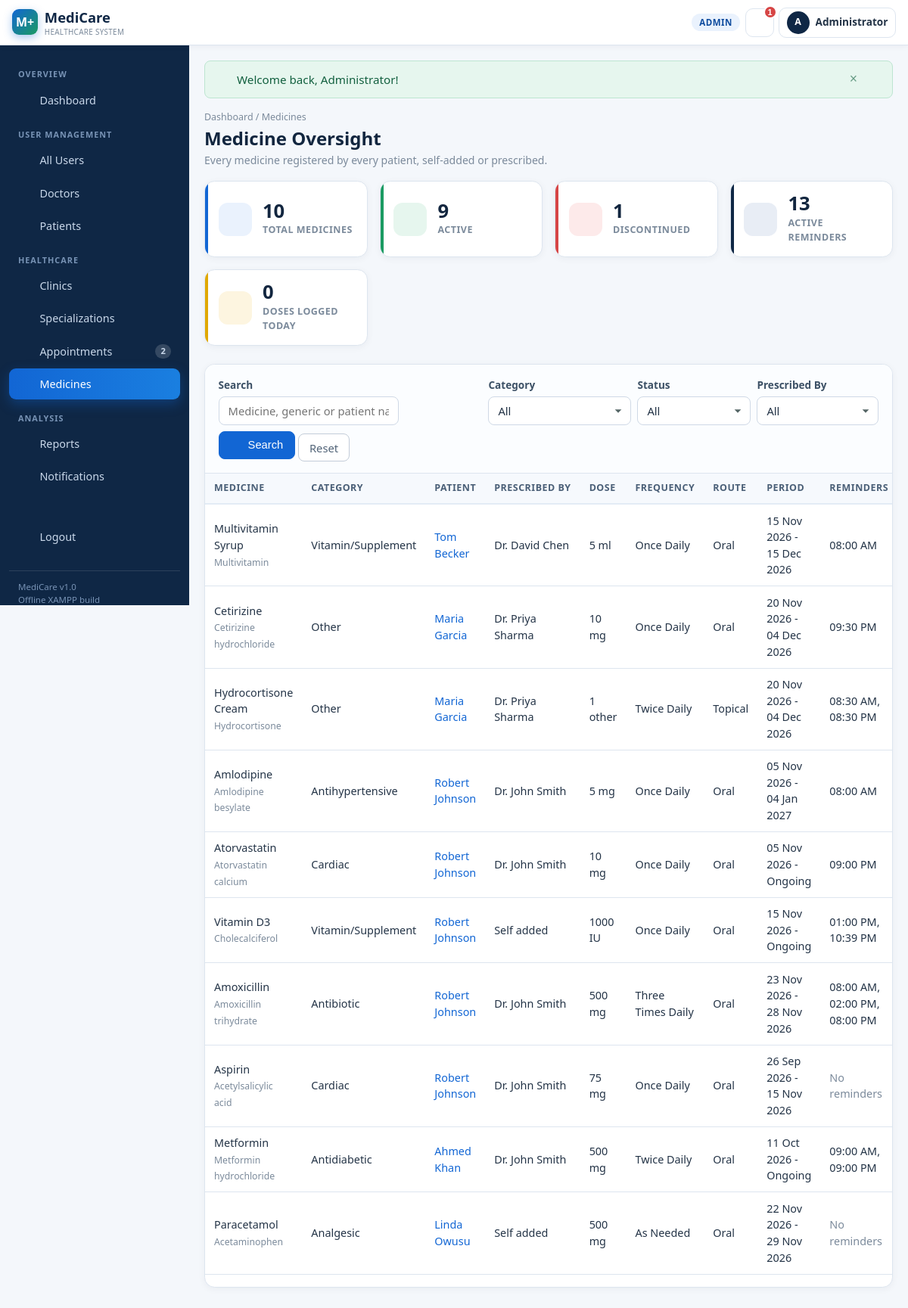
The page /admin/medicines.php (signed in) on the database its author committed.
### tables this page shows
CREATE TABLE `medicines` (
    `id`            INT UNSIGNED NOT NULL AUTO_INCREMENT,
    `patient_id`    INT UNSIGNED NOT NULL,
    `prescribed_by` INT UNSIGNED DEFAULT NULL COMMENT 'doctors.id, NULL = self added',
    `medicine_name` VARCHAR(120) NOT NULL,
    `generic_name`  VARCHAR(120) DEFAULT NULL,
    `category`      VARCHAR(60)  DEFAULT NULL,
    `dosage`        VARCHAR(30)  NOT NULL COMMENT 'numeric/text part e.g. 500',
    `dose_unit`     ENUM('mg','g','ml','tablet','capsule','drop','puff','unit','IU','other')
                    NOT NULL DEFAULT 'mg',
    `quantity`      VARCHAR(30) DEFAULT NULL COMMENT 'e.g. 1 tablet per dose',
    `frequency`     ENUM('Once Daily','Twice Daily','Three Times Daily','Four Times Daily',
                         'Every 4 Hours','Every 6 Hours','Every 8 Hours','Every 12 Hours','As Needed')
                    NOT NULL DEFAULT 'Once Daily',
    `route`         ENUM('Oral','Injection','Topical','Inhalation','Sublingual','Other')
                    NOT NULL DEFAULT 'Oral',
    `start_date`    DATE NOT NULL,
    `end_date`      DATE DEFAULT NULL COMMENT 'NULL = ongoing',
    `instructions`  VARCHAR(200) DEFAULT NULL,
    `notes`         TEXT DEFAULT NULL,
    `status`        ENUM('active','inactive','discontinued') NOT NULL DEFAULT 'active',
    `created_at`    DATETIME NOT NULL DEFAULT CURRENT_TIMESTAMP,
    PRIMARY KEY (`id`),
    KEY `idx_med_patient_status` (`patient_id`,`status`),
    KEY `idx_med_doctor` (`prescribed_by`),
    KEY `idx_med_dates` (`start_date`,`end_date`),
    CONSTRAINT `fk_med_patient`
        FOREIGN KEY (`patient_id`) REFERENCES `patients` (`id`)
        ON DELETE RESTRICT ON UPDATE CASCADE,
    CONSTRAINT `fk_med_doctor`
        FOREIGN KEY (`prescribed_by`) REFERENCES `doctors` (`id`)
        ON DELETE SET NULL ON UPDATE CASCADE
);

CREATE TABLE `doctors` (
    `id`                INT UNSIGNED NOT NULL AUTO_INCREMENT,
    `user_id`           INT UNSIGNED NOT NULL,
    `clinic_id`         INT UNSIGNED DEFAULT NULL,
    `specialization_id` INT UNSIGNED DEFAULT NULL,
    `first_name`        VARCHAR(60) NOT NULL,
    `last_name`         VARCHAR(60) NOT NULL,
    `gender`            ENUM('Male','Female','Other') NOT NULL DEFAULT 'Male',
    `date_of_birth`     DATE DEFAULT NULL,
    `phone`             VARCHAR(20) NOT NULL,
    `qualification`     VARCHAR(120) DEFAULT NULL,
    `license_number`    VARCHAR(50)  NOT NULL,
    `experience_years`  TINYINT UNSIGNED NOT NULL DEFAULT 0,
    `consultation_fee`  DECIMAL(10,2) NOT NULL DEFAULT 0.00,
    `address`           VARCHAR(200) DEFAULT NULL,
    `bio`               TEXT DEFAULT NULL,
    `status`            ENUM('active','inactive') NOT NULL DEFAULT 'active',
    `created_at`        DATETIME NOT NULL DEFAULT CURRENT_TIMESTAMP,
    PRIMARY KEY (`id`),
    UNIQUE KEY `uq_doctor_user`    (`user_id`),
    UNIQUE KEY `uq_doctor_license` (`license_number`),
    KEY `idx_doctor_clinic` (`clinic_id`),
    KEY `idx_doctor_spec`   (`specialization_id`),
    KEY `idx_doctor_status` (`status`),
    CONSTRAINT `fk_doctors_user`
        FOREIGN KEY (`user_id`) REFERENCES `users` (`id`)
        ON DELETE CASCADE ON UPDATE CASCADE,
    CONSTRAINT `fk_doctors_clinic`
        FOREIGN KEY (`clinic_id`) REFERENCES `clinics` (`id`)
        ON DELETE SET NULL ON UPDATE CASCADE,
    CONSTRAINT `fk_doctors_spec`
        FOREIGN KEY (`specialization_id`) REFERENCES `specializations` (`id`)
        ON DELETE SET NULL ON UPDATE CASCADE
);

### config/database.php (called while the page is built, shortened)
<?php
function db()
{
    static $conn = null;
    if ($conn instanceof mysqli) {
        return $conn;
    }
    try {
        $conn = new mysqli(DB_HOST, DB_USER, DB_PASS, DB_NAME, DB_PORT);
        $conn->set_charset('utf8mb4');
        $offset = (new DateTime('now', new DateTimeZone(APP_TIMEZONE)))->format('P');
        if (preg_match('/^[+-]\d{2}:\d{2}$/', $offset)) {
            $conn->query("SET time_zone = '" . $offset . "'");
        }
    } catch (Throwable $e) {
        db_fail('Unable to connect to the database.', $e);
    }
    return $conn;
}
function db_stmt($sql, array $params = [])
{
    $conn = db();
    try {
        $stmt = $conn->prepare($sql);
        if (!empty($params)) {
            $types = '';
            foreach ($params as $p) {
                if (is_int($p))          { $types .= 'i'; }
                elseif (is_float($p))    { $types .= 'd'; }
                else                     { $types .= 's'; }
            }
            $stmt->bind_param($types, ...$params);
        }
        $stmt->execute();
        return $stmt;
    } catch (Throwable $e) {
        db_fail('The system could not complete that database operation.', $e);
    }
}
function db_all($sql, array $params = [])
{
    $stmt = db_stmt($sql, $params);
    $res  = $stmt->get_result();
    $rows = $res ? $res->fetch_all(MYSQLI_ASSOC) : [];
    return $rows;
}
function db_row($sql, array $params = [])
{
    $stmt = db_stmt($sql, $params);
    $res  = $stmt->get_result();
    $row  = $res ? $res->fetch_assoc() : null;
    return $row ?: null;
}
function db_scalar($sql, array $params = [], $default = 0)
{
    $row = db_row($sql, $params);
    $value = reset($row);
    return $value === null ? $default : $value;
}

### admin/medicines.php (the view, shortened to what this page needs)
<?php
require_once __DIR__ . '/../includes/medicine.php';
$search   = get_param('q');
$where  = []; $params = [];
$whereSql = $where ? 'WHERE ' . implode(' AND ', $where) : '';
$total = (int) db_scalar(
    "SELECT COUNT(*) FROM medicines m
       JOIN patients p ON p.id = m.patient_id
       LEFT JOIN doctors d ON d.id = m.prescribed_by
       $whereSql",
    $params
);
$pg   = paginate($total);
$rows = db_all(
    "SELECT m.*, CONCAT(p.first_name,' ',p.last_name) AS patient_name,
            d.first_name AS doc_first, d.last_name AS doc_last
       FROM medicines m
       JOIN patients p ON p.id = m.patient_id
       LEFT JOIN doctors d ON d.id = m.prescribed_by
       $whereSql
      ORDER BY m.created_at DESC
      LIMIT ? OFFSET ?",
    array_merge($params, [$pg['per_page'], $pg['offset']])
);
$statTotalMeds       = (int) db_scalar('SELECT COUNT(*) FROM medicines');
$statActiveMeds      = (int) db_scalar("SELECT COUNT(*) FROM medicines WHERE status = 'active'");
$statDiscontinued    = (int) db_scalar("SELECT COUNT(*) FROM medicines WHERE status = 'discontinued'");
$statActiveReminders = (int) db_scalar("SELECT COUNT(*) FROM medicine_reminders WHERE status = 'active'");
$statDosesToday      = (int) db_scalar('SELECT COUNT(*) FROM medicine_logs WHERE DATE(action_time) = CURDATE()');
include __DIR__ . '/../includes/header.php';
?>
<div class="page-head">
  <div>
    <div class="breadcrumbs"><a href="<?= e(url('admin/dashboard.php')) ?>">Dashboard</a> / Medicines</div>
    <h1>Medicine Oversight</h1>
    <div class="sub">Every medicine registered by every patient, self-added or prescribed.</div>
  </div>
</div>
<div class="stat-grid">
  <div class="stat"><div class="stat-ic"><?= icon('pill') ?></div>
    <div><div class="stat-value"><?= $statTotalMeds ?></div><div class="stat-label">Total Medicines</div></div></div>
  <div class="stat green"><div class="stat-ic"><?= icon('check-circle') ?></div>
    <div><div class="stat-value"><?= $statActiveMeds ?></div><div class="stat-label">Active</div></div></div>
  <div class="stat red"><div class="stat-ic"><?= icon('close') ?></div>
    <div><div class="stat-value"><?= $statDiscontinued ?></div><div class="stat-label">Discontinued</div></div></div>
  <div class="stat navy"><div class="stat-ic"><?= icon('bell') ?></div>
    <div><div class="stat-value"><?= $statActiveReminders ?></div><div class="stat-label">Active Reminders</div></div></div>
  <div class="stat amber"><div class="stat-ic"><?= icon('history') ?></div>
    <div><div class="stat-value"><?= $statDosesToday ?></div><div class="stat-label">Doses Logged Today</div></div></div>
</div>
<div class="table-card mt-4">
  <form class="filter-bar" method="get">
    <div class="grow">
      <label class="form-label">Search</label>
      <input type="text" class="form-control" name="q" value="<?= e($search) ?>" placeholder="Medicine, generic or patient name">
    </div>
    <div>
      <label class="form-label">Category</label>
      <select class="form-select auto-submit" name="category">
        <option value="">All</option>
      </select>
    </div>
    <div>
      <label class="form-label">Status</label>
      <select class="form-select auto-submit" name="status">
        <option value="">All</option>
      </select>
    </div>
    <div>
      <label class="form-label">Prescribed By</label>
      <select class="form-select auto-submit" name="doctor_id">
        <option value="">All</option>
      </select>
    </div>
    <div>
      <button class="btn btn-primary"><?= icon('search') ?> Search</button>
      <a class="btn btn-outline-secondary" href="<?= e(url('admin/medicines.php')) ?>">Reset</a>
    </div>
  </form>
  <div class="table-responsive">
    <table class="table table-hover align-middle">
      <thead>
        <tr>
          <th>Medicine</th><th>Category</th><th>Patient</th><th>Prescribed By</th>
          <th>Dose</th><th>Frequency</th><th>Route</th><th>Period</th>
          <th>Reminders</th><th>Status</th><th class="text-end">Actions</th>
        </tr>
      </thead>
      <tbody>
      <?php if (!$rows): ?>
        <tr><td colspan="11"><div class="empty"><?= icon('search') ?><div>No medicines found.</div></div></td></tr>
      <?php else: foreach ($rows as $r): ?>
        <tr>
          <td><?= e($r['medicine_name']) ?><br><span class="text-muted small"><?= e($r['generic_name'] ?: '-') ?></span></td>
          <td><?= e($r['category'] ?: '-') ?></td>
          <td><a href="<?= e(url('admin/patient_view.php?id=' . (int) $r['patient_id'])) ?>"><?= e($r['patient_name']) ?></a></td>
          <td><?= $r['prescribed_by'] ? 'Dr. ' . e($r['doc_first'] . ' ' . $r['doc_last']) : 'Self added' ?></td>
          <td><?= e($r['dosage'] . ' ' . $r['dose_unit']) ?></td>
          <td><?= e($r['frequency']) ?></td>
          <td><?= e($r['route']) ?></td>
          <td><?= e(format_date($r['start_date'])) ?> - <?= $r['end_date'] ? e(format_date($r['end_date'])) : 'Ongoing' ?></td>
          <td><?= reminder_times_label($r['id']) ?></td>
        </tr>
      <?php endforeach; endif; ?>
      </tbody>
    </table>
  </div>
  <div class="px-3 pb-3">
  </div>
</div>
<?php include __DIR__ . '/../includes/footer.php'; ?>

### includes/medicine.php (shortened to what this page needs)
<?php
require_once __DIR__ . '/functions.php';
function medicine_reminder_times($medicineId, $activeOnly = true)
{
    $sql = 'SELECT reminder_time FROM medicine_reminders WHERE medicine_id = ?';
    if ($activeOnly) { $sql .= " AND status = 'active'"; }
    $rows = db_all($sql . ' ORDER BY reminder_time', [(int) $medicineId]);
    return array_map(function ($r) { return substr($r['reminder_time'], 0, 5); }, $rows);
}
function reminder_times_label($medicineId)
{
    $times = medicine_reminder_times($medicineId);
    if (!$times) { return '<span class="text-muted">No reminders</span>'; }
    $out = [];
    foreach ($times as $t) { $out[] = format_time($t); }
    return e(implode(', ', $out));
}

### assets/css/style.css (style rules this page uses)
:root { --mc-primary:#1266d4; --mc-primary-dark:#0f4c9e; --mc-navy:#0f2745; --mc-accent:#1a9b62; --mc-bg:#f4f7fb; --mc-line:#dde5ef; --mc-muted:#7b8a9b; --mc-sidebar-w:250px; }
body { background:var(--mc-bg) }
.page-head { display:flex;align-items:flex-end;justify-content:space-between;gap:1rem; flex-wrap:wrap;margin-bottom:1.1rem }
.page-head h1 { font-size:1.5rem;margin:0 }
.page-head .sub { color:var(--mc-muted);font-size:.88rem;margin-top:.2rem }
.breadcrumbs { font-size:.78rem;color:var(--mc-muted);margin-bottom:.15rem }
.breadcrumbs a { color:var(--mc-muted) }
.stat-grid { display:grid;gap:1rem;grid-template-columns:repeat(auto-fit,minmax(215px,1fr)); margin-bottom:1.25rem }
.stat { background:#fff;border:1px solid var(--mc-line);border-radius:.85rem;padding:1rem 1.1rem; display:flex;align-items:center;gap:.9rem;box-shadow:0 2px 10px rgba(16,42,67,.05); position:relative;overflow:hidden }
.stat::after { content:"";position:absolute;left:0;top:0;bottom:0;width:4px;background:var(--mc-primary) }
.stat.green::after { background:var(--mc-accent) }
.stat.amber::after { background:#e0a800 }
.stat.red::after { background:#d64545 }
.stat.navy::after { background:var(--mc-navy) }
.stat-ic { width:44px;height:44px;border-radius:12px;display:flex;align-items:center; justify-content:center;background:#eaf2fd;color:var(--mc-primary);flex:0 0 auto }
.stat.green .stat-ic { background:#e6f6ee;color:var(--mc-accent) }
.stat.amber .stat-ic { background:#fdf5e0;color:#b98900 }
.stat.red .stat-ic { background:#fdeaea;color:#d64545 }
.stat.navy .stat-ic { background:#e8edf5;color:var(--mc-navy) }
.stat-value { font-size:1.6rem;font-weight:700;line-height:1;color:#12263f }
.stat-label { font-size:.78rem;color:var(--mc-muted);text-transform:uppercase; letter-spacing:.04em;font-weight:600;margin-top:.25rem }
.table-card { background:#fff;border:1px solid var(--mc-line);border-radius:.85rem; box-shadow:0 2px 10px rgba(16,42,67,.05);overflow:hidden;margin-bottom:1.25rem }
.table-card .table { margin:0 }
.filter-bar { display:flex;flex-wrap:wrap;gap:.5rem;align-items:flex-end; padding:.9rem 1.1rem;background:#fbfdff;border-bottom:1px solid var(--mc-line) }
.filter-bar .form-control,.filter-bar .form-select { min-width:150px;width:auto }
.filter-bar .grow { flex:1 1 220px }

### rows shown on the page
medicines: medicine_name "Multivitamin Syrup", generic_name "Multivitamin", category "Vitamin/Supplement", patient_name "Tom Becker", prescribed_by.last_name "David Chen", dosage+dose_unit "5 ml", frequency "Once Daily", route "Oral", start_date "15 Nov 2026", end_date "15 Dec 2026", id "08:00 AM"
medicines: medicine_name "Cetirizine", generic_name "Cetirizine hydrochloride", category "Other", patient_name "Maria Garcia", prescribed_by.last_name "Priya Sharma", dosage+dose_unit "10 mg", frequency "Once Daily", route "Oral", start_date "20 Nov 2026", end_date "04 Dec 2026", id "09:30 PM"
medicines: medicine_name "Hydrocortisone Cream", generic_name "Hydrocortisone", category "Other", patient_name "Maria Garcia", prescribed_by.last_name "Priya Sharma", dosage+dose_unit "1 other", frequency "Twice Daily", route "Topical", start_date "20 Nov 2026", end_date "04 Dec 2026", id "08:30 AM, 08:30 PM"
medicines: medicine_name "Amlodipine", generic_name "Amlodipine besylate", category "Antihypertensive", patient_name "Robert Johnson", prescribed_by.last_name "John Smith", dosage+dose_unit "5 mg", frequency "Once Daily", route "Oral", start_date "05 Nov 2026", end_date "04 Jan 2027", id "08:00 AM"
medicines: medicine_name "Atorvastatin", generic_name "Atorvastatin calcium", category "Cardiac", patient_name "Robert Johnson", prescribed_by.last_name "John Smith", dosage+dose_unit "10 mg", frequency "Once Daily", route "Oral", start_date "05 Nov 2026", shows "Ongoing", id "09:00 PM"
medicines: medicine_name "Vitamin D3", generic_name "Cholecalciferol", category "Vitamin/Supplement", patient_name "Robert Johnson", shows "Self added", dosage+dose_unit "1000 IU", frequency "Once Daily", route "Oral", start_date "15 Nov 2026", shows "Ongoing", id "01:00 PM, 10:39 PM"
medicines: medicine_name "Amoxicillin", generic_name "Amoxicillin trihydrate", category "Antibiotic", patient_name "Robert Johnson", prescribed_by.last_name "John Smith", dosage+dose_unit "500 mg", frequency "Three Times Daily", route "Oral", start_date "23 Nov 2026", end_date "28 Nov 2026", id "08:00 AM, 02:00 PM, 08:00 PM"
medicines: medicine_name "Aspirin", generic_name "Acetylsalicylic acid", category "Cardiac", patient_name "Robert Johnson", prescribed_by.last_name "John Smith", dosage+dose_unit "75 mg", frequency "Once Daily", route "Oral", start_date "26 Sep 2026", end_date "15 Nov 2026", shows "No reminders"
medicines: medicine_name "Metformin", generic_name "Metformin hydrochloride", category "Antidiabetic", patient_name "Ahmed Khan", prescribed_by.last_name "John Smith", dosage+dose_unit "500 mg", frequency "Twice Daily", route "Oral", start_date "11 Oct 2026", shows "Ongoing", id "09:00 AM, 09:00 PM"
medicines: medicine_name "Paracetamol", generic_name "Acetaminophen", category "Analgesic", patient_name "Linda Owusu", shows "Self added", dosage+dose_unit "500 mg", frequency "As Needed", route "Oral", start_date "22 Nov 2026", end_date "29 Nov 2026", shows "No reminders"

### other values the page prints
APP_NAME "MediCare"
current_role() "ADMIN"
$unread "1"
substr(preg_replace('/^Dr\.\s*/', '', current_name()), 0, 1) "A"
current_name() "Administrator"
$label "Dashboard All Users Doctors Patients Clinics Specializations Appointments Medicines Reports Notifications Logout"
$badge "2"
$f['message'] "Welcome back, Administrator!"
$statTotalMeds "10"
$statActiveMeds "9"
$statDiscontinued "1"
$statActiveReminders "13"
$statDosesToday "0"
